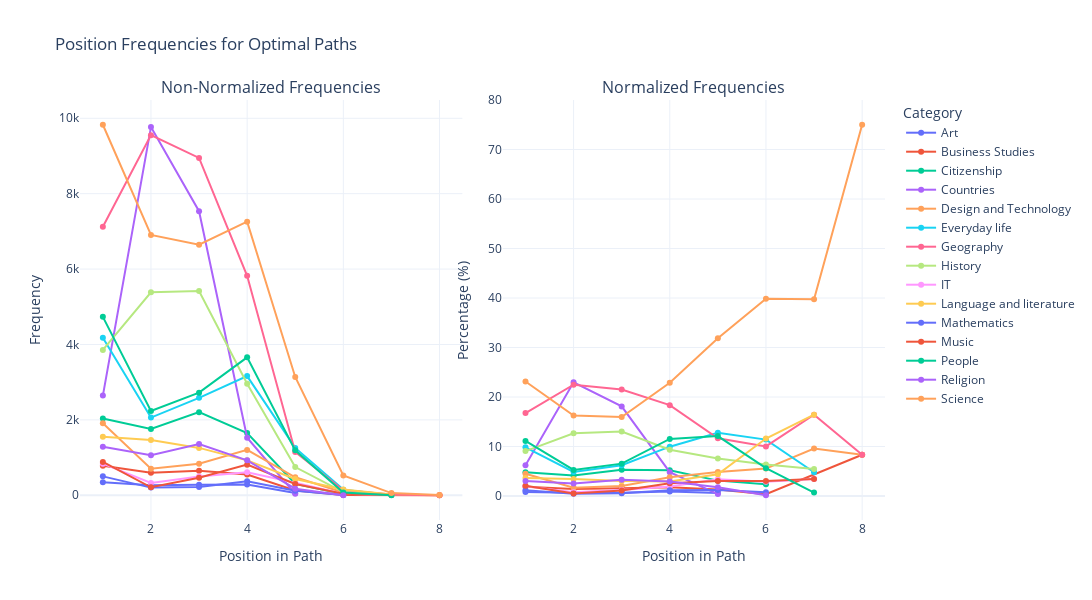

The notebook cell this image was saved under:
### Code cell
opt_paths = analyze_categories_paths(optimal_paths, df_categories_filtered, users=False, omit_loops=False)
df_position_opt_data = get_position_frequencies(opt_paths, max_position=15)
plot_position_line(df_position_opt_data, title="Position Frequencies for Optimal Paths")

### Figure 1 — Plotly figure (JSON) as saved in the notebook; plotly's stock layout.template omitted (floating-point values rounded to 4 significant figures)
{"data": [{"line": {"color": "#636EFA"}, "mode": "lines+markers", "name": "Art", "type": "scatter", "x": [1, 2, 3, 4, 5], "xaxis": "x", "y": [347, 269, 280, 283, 61], "yaxis": "y"}, {"line": {"color": "#EF553B"}, "mode": "lines+markers", "name": "Business Studies", "type": "scatter", "x": [1, 2, 3, 4, 5, 6, 8], "xaxis": "x", "y": [785, 600, 653, 553, 128, 5, 1], "yaxis": "y"}, {"line": {"color": "#00CC96"}, "mode": "lines+markers", "name": "Citizenship", "type": "scatter", "x": [1, 2, 3, 4, 5, 6], "xaxis": "x", "y": [2035, 1757, 2205, 1649, 306, 31], "yaxis": "y"}, {"line": {"color": "#AB63FA"}, "mode": "lines+markers", "name": "Countries", "type": "scatter", "x": [1, 2, 3, 4, 5], "xaxis": "x", "y": [2645, 9766, 7535, 1527, 38], "yaxis": "y"}, {"line": {"color": "#FFA15A"}, "mode": "lines+markers", "name": "Design and Technology", "type": "scatter", "x": [1, 2, 3, 4, 5, 6, 7, 8], "xaxis": "x", "y": [1910, 704, 835, 1204, 477, 73, 14, 1], "yaxis": "y"}, {"line": {"color": "#19D3F3"}, "mode": "lines+markers", "name": "Everyday life", "type": "scatter", "x": [1, 2, 3, 4, 5, 6, 7], "xaxis": "x", "y": [4181, 2060, 2584, 3161, 1257, 150, 7], "yaxis": "y"}, {"line": {"color": "#FF6692"}, "mode": "lines+markers", "name": "Geography", "type": "scatter", "x": [1, 2, 3, 4, 5, 6, 7, 8], "xaxis": "x", "y": [7122, 9552, 8949, 5822, 1149, 132, 24, 1], "yaxis": "y"}, {"line": {"color": "#B6E880"}, "mode": "lines+markers", "name": "History", "type": "scatter", "x": [1, 2, 3, 4, 5, 6, 7], "xaxis": "x", "y": [3855, 5385, 5418, 2961, 748, 84, 8], "yaxis": "y"}, {"line": {"color": "#FF97FF"}, "mode": "lines+markers", "name": "IT", "type": "scatter", "x": [1, 2, 3, 4, 5, 6, 7], "xaxis": "x", "y": [839, 326, 500, 612, 333, 38, 5], "yaxis": "y"}, {"line": {"color": "#FECB52"}, "mode": "lines+markers", "name": "Language and literature", "type": "scatter", "x": [1, 2, 3, 4, 5, 6, 7], "xaxis": "x", "y": [1553, 1467, 1257, 927, 431, 153, 24], "yaxis": "y"}, {"line": {"color": "#636EFA"}, "mode": "lines+markers", "name": "Mathematics", "type": "scatter", "x": [1, 2, 3, 4, 5, 6], "xaxis": "x", "y": [502, 204, 221, 370, 118, 10], "yaxis": "y"}, {"line": {"color": "#EF553B"}, "mode": "lines+markers", "name": "Music", "type": "scatter", "x": [1, 2, 3, 4, 5, 6, 7], "xaxis": "x", "y": [884, 212, 464, 813, 300, 40, 5], "yaxis": "y"}, {"line": {"color": "#00CC96"}, "mode": "lines+markers", "name": "People", "type": "scatter", "x": [1, 2, 3, 4, 5, 6, 7], "xaxis": "x", "y": [4733, 2235, 2722, 3658, 1192, 74, 1], "yaxis": "y"}, {"line": {"color": "#AB63FA"}, "mode": "lines+markers", "name": "Religion", "type": "scatter", "x": [1, 2, 3, 4, 5, 6], "xaxis": "x", "y": [1286, 1063, 1360, 927, 174, 2], "yaxis": "y"}, {"line": {"color": "#FFA15A"}, "mode": "lines+markers", "name": "Science", "type": "scatter", "x": [1, 2, 3, 4, 5, 6, 7, 8], "xaxis": "x", "y": [9828, 6905, 6646, 7258, 3139, 525, 58, 9], "yaxis": "y"}, {"line": {"color": "#636EFA"}, "mode": "lines+markers", "name": "Art", "showlegend": false, "type": "scatter", "x": [1, 2, 3, 4, 5], "xaxis": "x2", "y": [0.8164, 0.6329, 0.6726, 0.892, 0.6192], "yaxis": "y2"}, {"line": {"color": "#EF553B"}, "mode": "lines+markers", "name": "Business Studies", "showlegend": false, "type": "scatter", "x": [1, 2, 3, 4, 5, 6, 8], "xaxis": "x2", "y": [1.847, 1.412, 1.569, 1.743, 1.299, 0.3797, 8.333], "yaxis": "y2"}, {"line": {"color": "#00CC96"}, "mode": "lines+markers", "name": "Citizenship", "showlegend": false, "type": "scatter", "x": [1, 2, 3, 4, 5, 6], "xaxis": "x2", "y": [4.788, 4.134, 5.297, 5.198, 3.106, 2.354], "yaxis": "y2"}, {"line": {"color": "#AB63FA"}, "mode": "lines+markers", "name": "Countries", "showlegend": false, "type": "scatter", "x": [1, 2, 3, 4, 5], "xaxis": "x2", "y": [6.223, 22.98, 18.1, 4.813, 0.3857], "yaxis": "y2"}, {"line": {"color": "#FFA15A"}, "mode": "lines+markers", "name": "Design and Technology", "showlegend": false, "type": "scatter", "x": [1, 2, 3, 4, 5, 6, 7, 8], "xaxis": "x2", "y": [4.494, 1.656, 2.006, 3.795, 4.842, 5.543, 9.589, 8.333], "yaxis": "y2"}, {"line": {"color": "#19D3F3"}, "mode": "lines+markers", "name": "Everyday life", "showlegend": false, "type": "scatter", "x": [1, 2, 3, 4, 5, 6, 7], "xaxis": "x2", "y": [9.836, 4.846, 6.207, 9.964, 12.76, 11.39, 4.795], "yaxis": "y2"}, {"line": {"color": "#FF6692"}, "mode": "lines+markers", "name": "Geography", "showlegend": false, "type": "scatter", "x": [1, 2, 3, 4, 5, 6, 7, 8], "xaxis": "x2", "y": [16.76, 22.47, 21.5, 18.35, 11.66, 10.02, 16.44, 8.333], "yaxis": "y2"}, {"line": {"color": "#B6E880"}, "mode": "lines+markers", "name": "History", "showlegend": false, "type": "scatter", "x": [1, 2, 3, 4, 5, 6, 7], "xaxis": "x2", "y": [9.07, 12.67, 13.01, 9.333, 7.593, 6.378, 5.479], "yaxis": "y2"}, {"line": {"color": "#FF97FF"}, "mode": "lines+markers", "name": "IT", "showlegend": false, "type": "scatter", "x": [1, 2, 3, 4, 5, 6, 7], "xaxis": "x2", "y": [1.974, 0.767, 1.201, 1.929, 3.38, 2.885, 3.425], "yaxis": "y2"}, {"line": {"color": "#FECB52"}, "mode": "lines+markers", "name": "Language and literature", "showlegend": false, "type": "scatter", "x": [1, 2, 3, 4, 5, 6, 7], "xaxis": "x2", "y": [3.654, 3.451, 3.02, 2.922, 4.375, 11.62, 16.44], "yaxis": "y2"}, {"line": {"color": "#636EFA"}, "mode": "lines+markers", "name": "Mathematics", "showlegend": false, "type": "scatter", "x": [1, 2, 3, 4, 5, 6], "xaxis": "x2", "y": [1.181, 0.4799, 0.5309, 1.166, 1.198, 0.7593], "yaxis": "y2"}, {"line": {"color": "#EF553B"}, "mode": "lines+markers", "name": "Music", "showlegend": false, "type": "scatter", "x": [1, 2, 3, 4, 5, 6, 7], "xaxis": "x2", "y": [2.08, 0.4988, 1.115, 2.563, 3.045, 3.037, 3.425], "yaxis": "y2"}, {"line": {"color": "#00CC96"}, "mode": "lines+markers", "name": "People", "showlegend": false, "type": "scatter", "x": [1, 2, 3, 4, 5, 6, 7], "xaxis": "x2", "y": [11.14, 5.258, 6.539, 11.53, 12.1, 5.619, 0.6849], "yaxis": "y2"}, {"line": {"color": "#AB63FA"}, "mode": "lines+markers", "name": "Religion", "showlegend": false, "type": "scatter", "x": [1, 2, 3, 4, 5, 6], "xaxis": "x2", "y": [3.026, 2.501, 3.267, 2.922, 1.766, 0.1519], "yaxis": "y2"}, {"line": {"color": "#FFA15A"}, "mode": "lines+markers", "name": "Science", "showlegend": false, "type": "scatter", "x": [1, 2, 3, 4, 5, 6, 7, 8], "xaxis": "x2", "y": [23.12, 16.25, 15.96, 22.88, 31.86, 39.86, 39.73, 75], "yaxis": "y2"}], "layout": {"annotations": [{"font": {"size": 16}, "showarrow": false, "text": "Non-Normalized Frequencies", "x": 0.2375, "xanchor": "center", "xref": "paper", "y": 1, "yanchor": "bottom", "yref": "paper"}, {"font": {"size": 16}, "showarrow": false, "text": "Normalized Frequencies", "x": 0.7625, "xanchor": "center", "xref": "paper", "y": 1, "yanchor": "bottom", "yref": "paper"}], "height": 600, "legend": {"title": {"text": "Category"}}, "title": {"text": "Position Frequencies for Optimal Paths"}, "width": 1200, "xaxis": {"anchor": "y", "domain": [0, 0.475], "title": {"text": "Position in Path"}}, "xaxis2": {"anchor": "y2", "domain": [0.525, 1], "title": {"text": "Position in Path"}}, "yaxis": {"anchor": "x", "domain": [0, 1], "title": {"text": "Frequency"}}, "yaxis2": {"anchor": "x2", "domain": [0, 1], "title": {"text": "Percentage (%)"}}}}
